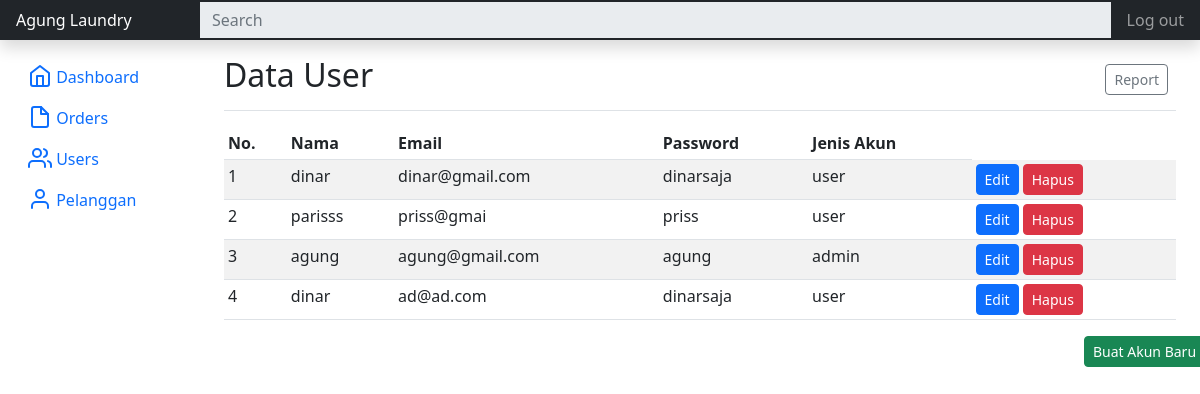
Screenshot of /agungLaundry/admin/user.php with the database file from the repository.
### tables this page shows
CREATE TABLE `pengguna` (
  `id` int(20) NOT NULL,
  `nama` varchar(25) NOT NULL,
  `email` varchar(35) NOT NULL,
  `password` varchar(25) NOT NULL,
  `jenis` varchar(10) NOT NULL DEFAULT 'user'
);

### agungLaundry/admin/user.php (the view, shortened to what this page needs)
<!DOCTYPE html>
<html lang="en">
<head>
    <link rel="stylesheet" href="../bootstrap.css">
</head>
<body>
<body>
<?php
include "../koneksi.php";
$query = "SELECT * FROM pengguna";
$result = mysqli_query($koneksi, $query);
$nomor = 1;
?>
<header class="navbar navbar-dark sticky-top bg-dark flex-md-nowrap p-0 shadow">
  <a class="navbar-brand col-md-3 col-lg-2 me-0 px-3 fs-6" href="#">Agung Laundry</a>
  <input class="form-control form-control-dark w-100 rounded-0 border-0 disabled" disabled type="text" placeholder="Search" aria-label="Search">
  <div class="navbar-nav">
    <div class="nav-item text-nowrap">
      <a class="nav-link px-3" href="../logout.php">Log out</a>
    </div>
  </div>
</header>
<div class="container-fluid">
  <div class="row">
    <nav id="sidebarMenu" class="col-md-3 col-lg-2 d-md-block bg-body-tertiary sidebar collapse">
      <div class="position-sticky pt-3 sidebar-sticky">
        <ul class="nav flex-column">
          <li class="nav-item">
            <a class="nav-link active" aria-current="page" href="dashboard.php">
              Dashboard
            </a>
          </li>
          <li class="nav-item">
            <a class="nav-link" href="order.php">
              Orders
            </a>
          </li>
          <li class="nav-item">
            <a class="nav-link" href="#">
              Users
            </a>
          </li>
          <li class="nav-item">
            <a class="nav-link" href="pelanggan.php">
              <svg width="24" height="24" viewBox="0 0 24 24" fill="none" stroke="currentColor" stroke-width="2" stroke-linecap="round" stroke-linejoin="round" class="feather feather-user align-text-bottom" aria-hidden="true"><path d="M20 21v-2a4 4 0 0 0-4-4H8a4 4 0 0 0-4 4v2"/><circle cx="12" cy="7" r="4"/></svg>
              Pelanggan
            </a>
          </li>
        </ul>
      </div>
    </nav>
    <main class="col-md-9 ms-sm-auto col-lg-10 px-md-4">
      <div class="d-flex justify-content-between flex-wrap flex-md-nowrap align-items-center pt-3 pb-2 mb-3 border-bottom">
        <h1 class="h2">Data User</h1>
        <div class="btn-toolbar mb-2 mb-md-0">
          <div class="btn-group me-2">
            <button type="button" class="btn btn-sm btn-outline-secondary" onclick="print()">Report</button>
          </div>
        </div>
      </div>
      <div class="table-responsive">
        <table class="table table-striped table-sm">
          <thead>
            <tr>
              <th scope="col">No.</th>
              <th scope="col">Nama</th>
              <th scope="col">Email</th>
              <th scope="col">Password</th>
              <th scope="col">Jenis Akun</th>
            </tr>
          </thead>
          <tbody>
            <?php while ($row = mysqli_fetch_assoc($result)) {
             ?>
            <tr>
              <td><?php echo $nomor ?></td>
              <td><?php echo $row["nama"] ?></td>
              <td><?php echo $row["email"] ?></td>
              <td><?php echo $row["password"] ?></td>
              <td><?php echo $row["jenis"] ?></td>
              <td>
                <a class="btn btn-primary btn-sm" href="edit_user.php?id=<?php echo $row['id'] ?>">Edit</a>
                <a class="btn btn-danger btn-sm" href="delete.php?id=<?php echo $row['id'] ?>&asal=user.php&tbl=pengguna">Hapus</a>
            </td>
            </tr>
            <?php
          $nomor += 1;
          };
          ?>
          </tbody>
        </table>
      </div>
      <a href="create_user.php" class="btn btn-success btn-sm" style="position: relative;right: -860px;">Buat Akun Baru</a>
    </main>
  </div>
</div>
</body>
</body>
</html>

### rows the page displays
pengguna: nama "dinar", email "dinar@gmail.com", password "dinarsaja", jenis "user"
pengguna: nama "parisss", email "priss@gmai", password "priss", jenis "user"
pengguna: nama "agung", email "agung@gmail.com", password "agung", jenis "admin"
pengguna: nama "dinar", email "ad@ad.com", password "dinarsaja", jenis "user"
